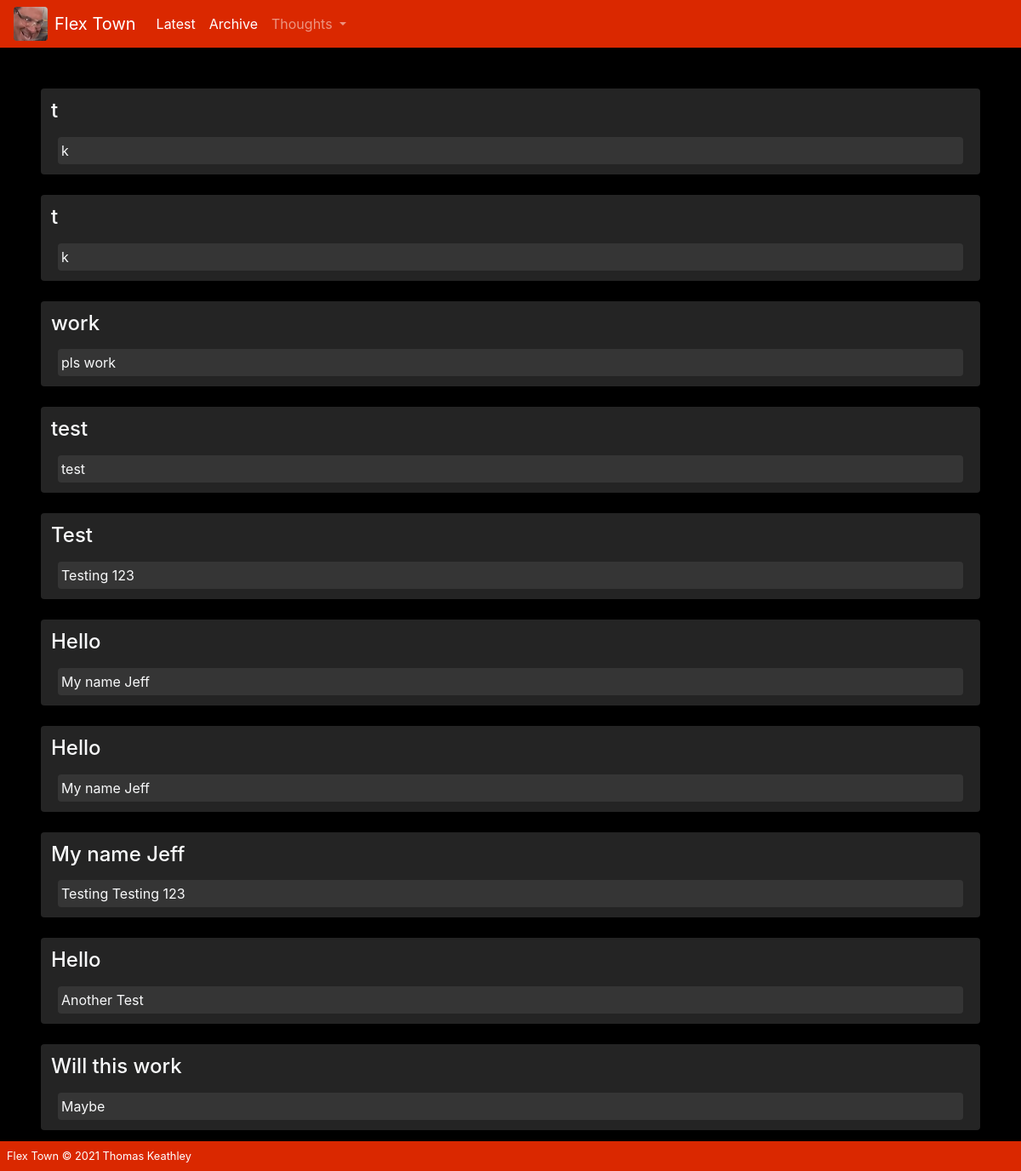
Before: /polls/thoughts/list_all/ with the older database file.
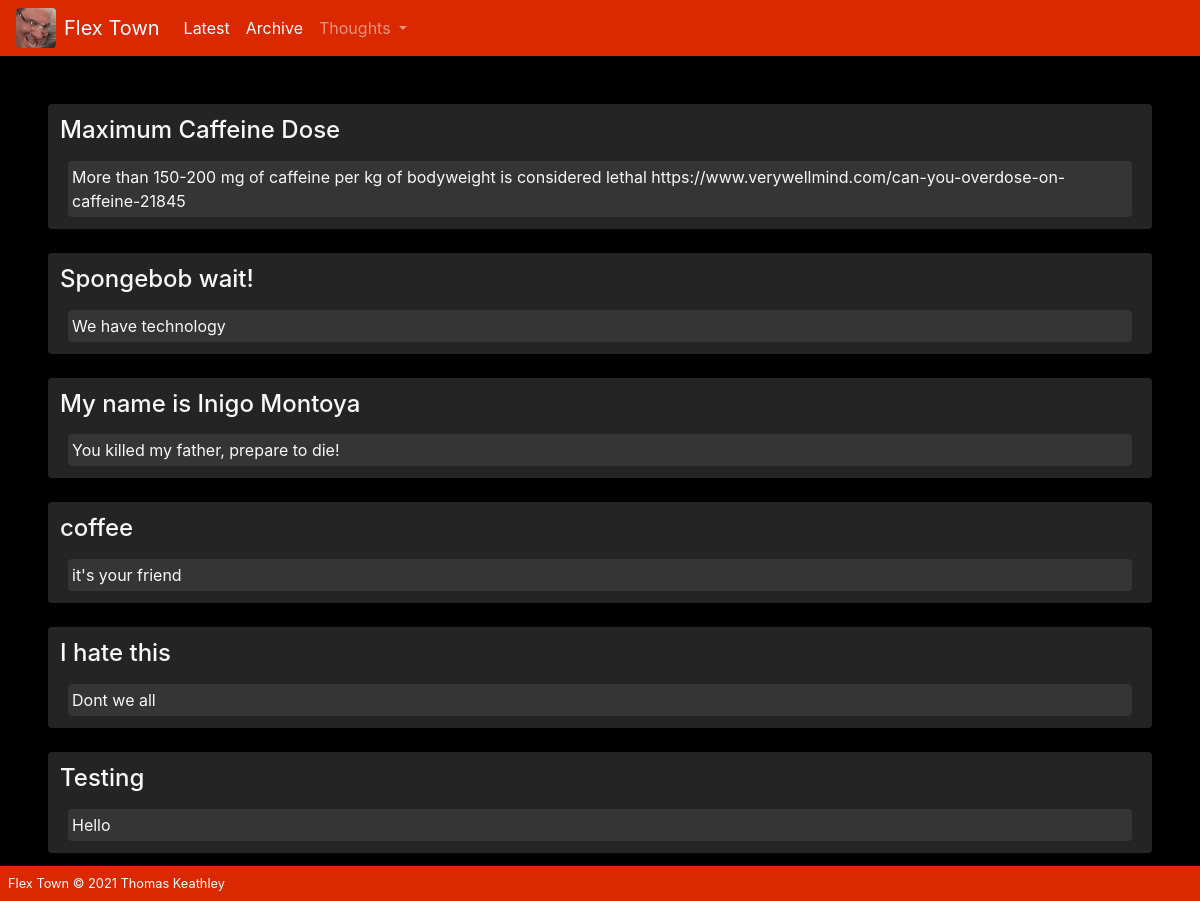
After: the same page with the newer database file.
### polls/models.py (models this page shows, shortened)
class Thought(models.Model):
    title = models.CharField(max_length=100, default='')
    thought= models.CharField(max_length=1000, default='')
    pub_date = models.DateTimeField(default=timezone.now)

### polls/views.py (the view)
# urls.py: path('thoughts/list_all/', views.ThoughtListView.as_view(), name='thought_list'),
class ThoughtListView(generic.ListView):
    template_name = "polls/thought_list.html"
    context_object_name = 'thought_list'
    def get_queryset(self):
        return Thought.objects.order_by('-pub_date')[:]

### polls/templates/polls/thought_list.html (shortened to what this page needs)
{% load static %}
{% load static %}
<link rel="stylesheet" href="{% static 'css/bootstrap.min.css' %}">
<html>
    <body style="background-color:#000000;" >
        <nav class="navbar navbar-expand-lg navbar-dark" style="background-color:#da2800;">
            <img class="rounded mr-2" src="{% static 'polls/images/PhilSwiftThumb.jpg' %}" width="40" height="40" alt="">
            <a class="navbar-brand" href="/polls">Flex Town</a>
            <div class="collapse navbar-collapse" id="navbarSupportedContent">
                <ul class="navbar-nav mr-auto">
                <li class="nav-item active">
                    <a class="nav-link" href="/polls">Latest<span class="sr-only">(current)</span></a>
                </li>
                <li class="nav-item">
                <li class="nav-item active">
                    <a class="nav-link" href="#">Archive<span class="sr-only">(current)</span></a>
                </li>
                <li class="nav-item dropdown">
                    <a class="nav-link dropdown-toggle" id="navbarDropdown" role="button" data-toggle="dropdown" aria-haspopup="true" aria-expanded="false">
                    Thoughts
                    </a>
                </li>
                </ul>
            </div>
        </nav>
        {% if thought_list %}
            <dl class="mt-5 m-5">
                {% for thought in thought_list %}
                <div class="text-light rounded p-1 mb-4" style="background-color: #242424;">
                    <dt class="p-2"><h4>{{ thought.title }}</h4></dt>
                    <dd class="text-light rounded p-1 mr-3 ml-3" style="background-color: #353535;">
                        {{ thought.thought }}
                    </dd>
                </div>
                {% endfor %}
            </dl>
        {% else %}
            <p>No thoughts are available.</p>
        {% endif %}
    </body>
    <div class="footer fixed-bottom text-white p-2" style="background-color:#da2800;">
        <small>Flex Town &copy; 2021 Thomas Keathley</small>
    </div>
</html>

Changed rows visible on the page:
removed Thought: title "t", thought "k"
removed Thought: title "t", thought "k"
removed Thought: title "work", thought "pls work"
removed Thought: title "test", thought "test"
removed Thought: title "Test", thought "Testing 123"
removed Thought: title "Hello", thought "My name Jeff"
removed Thought: title "Hello", thought "My name Jeff"
removed Thought: title "My name Jeff", thought "Testing Testing 123"
removed Thought: title "Hello", thought "Another Test"
removed Thought: title "Will this work", thought "Maybe"
added Thought: title "Maximum Caffeine Dose", thought "More than 150-200 mg of caffeine per kg of bodyweight is considered lethal https://www.verywellmind.com/can-you-overdose-on-caffeine-21845"
added Thought: title "Spongebob wait!", thought "We have technology"
added Thought: title "My name is Inigo Montoya", thought "You killed my father, prepare to die!"
added Thought: title "coffee", thought "it's your friend"
added Thought: title "I hate this", thought "Dont we all"
added Thought: title "Testing", thought "Hello"
